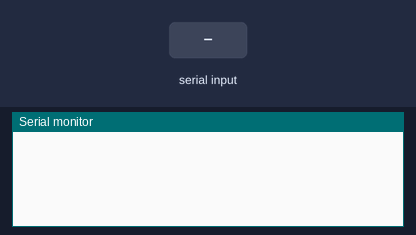
Simulated run of this sketch. Board: ESP8266 (NodeMCU). On the bench: the last lines printed to the serial monitor. The test bench sets the inputs (shaded band).

Above: at 1.2 s.
1.3 s: "1\n" received over Serial
At 2.5 s:
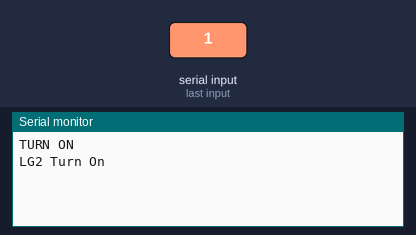
2.8 s: "2\n" received over Serial
At 3.7 s:
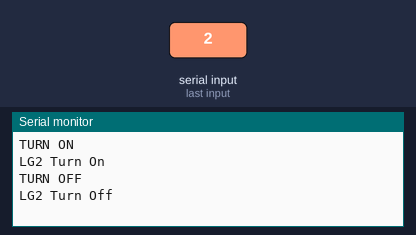
4.3 s: "3\n" received over Serial
At 4.8 s:
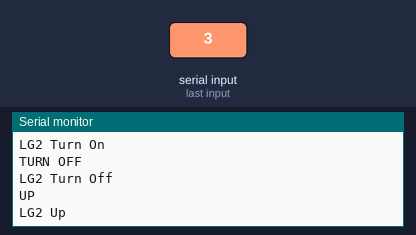
5.8 s: "4\n" received over Serial
At 7.1 s:
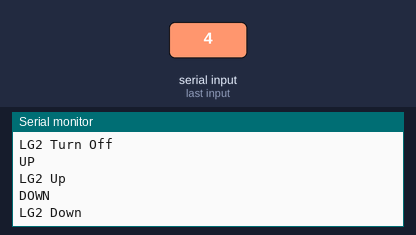

Measured:
- after the input at 1.3 s, the serial monitor: prints a new line at once (image 1)
- after the input at 2.8 s, the serial monitor: prints a new line at once (image 2)
- after the input at 4.3 s, the serial monitor: prints a new line at once (image 3)
- after the input at 5.8 s, the serial monitor: prints a new line at once (image 4)

The sketch:

ir_transmitter.ino
```cpp
#include <Arduino.h>
#include <IRremoteESP8266.h>
#include <IRsend.h>

const uint16_t kIrLed = 4;  // ESP8266 GPIO pin to use. Recommended: 4 (D2).

IRsend irsend(kIrLed);  // Set the GPIO to be used to sending the message.

void setup() {
  irsend.begin();
  Serial.begin(115200, SERIAL_8N1);
}

// sendLG2 (uint64_t data, uint16_t nbits=kLgBits, uint16_t repeat=kNoRepeat)

void loop() {
  long value = 0;

  if (Serial.available()) {
    value = Serial.parseInt();
  }

  if (value == 1) {
    Serial.println("TURN ON");
    irsend.sendLG2(0x8800B0B); //ON
    Serial.println("LG2 Turn On");
  }
  if (value == 2) {
    Serial.println("TURN OFF");
    irsend.sendLG2(0x88C0051); //OFF
    Serial.println("LG2 Turn Off");
  }
  if (value == 3)
  {
    Serial.println("UP");
    irsend.sendLG2(0x8808C04); //UP
    Serial.println("LG2 Up");
  }
  if (value == 4)
  {
    Serial.println("DOWN");
    irsend.sendLG2(0x8808B03); //DOWN
    Serial.println("LG2 Down");
  }
}
```
